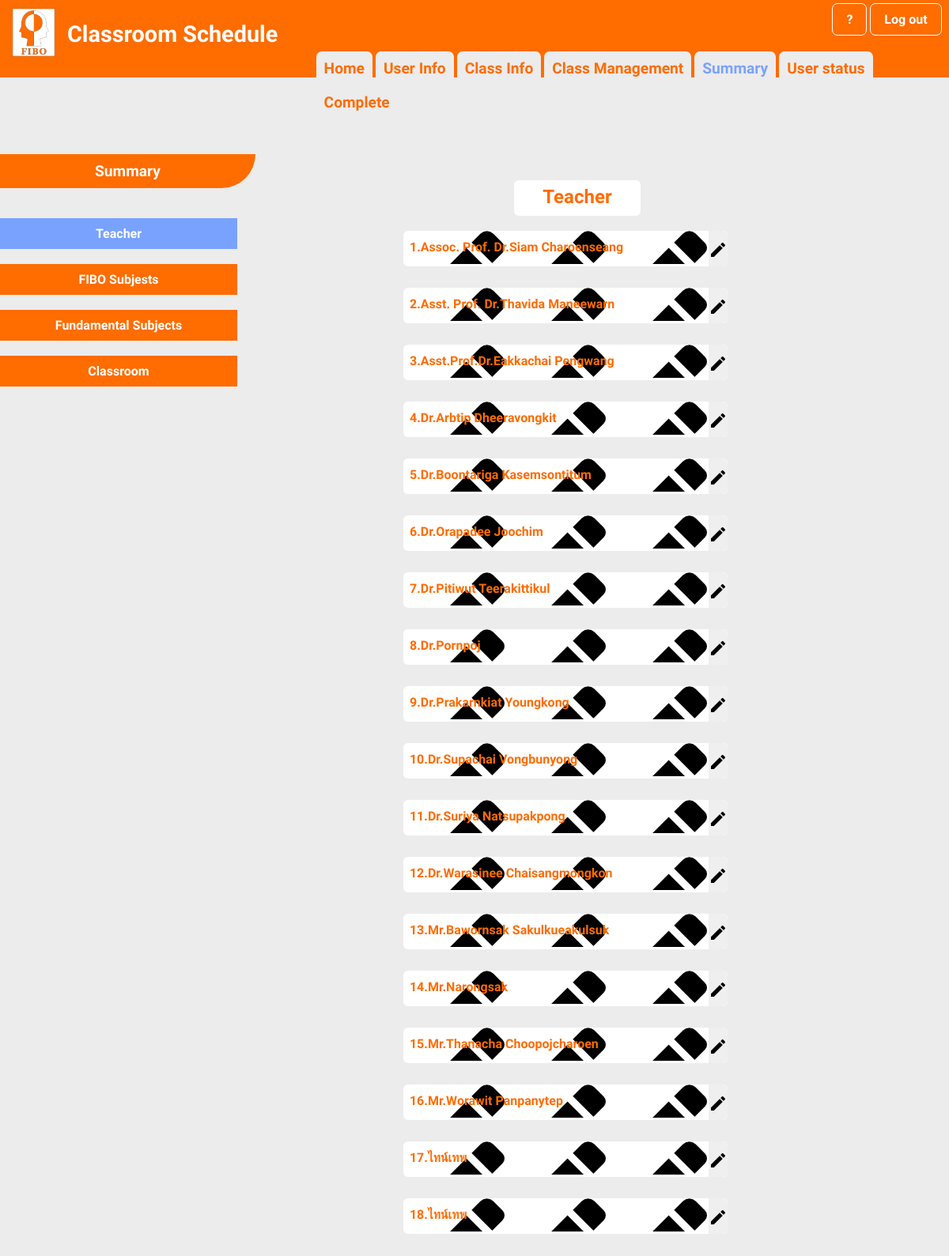
The app's page /admin5.php with its own data.
### tables this page shows
CREATE TABLE `table_account` (
  `No` int(3) NOT NULL,
  `teacher_name` varchar(100) NOT NULL,
  `teacher_email` varchar(100) NOT NULL,
  `teacher_password` varchar(100) NOT NULL DEFAULT '1234',
  `teacher_status` varchar(100) NOT NULL DEFAULT 'T'
);

### admin5.php (the view, shortened to what this page needs)
<?php
      require 'dbconfig/config.php';
?>
<!DOCTYPE html>
<html lang="en">
  <head>
    <link rel="stylesheet" type="text/css" href="css/admin5.css">
    <link rel="stylesheet" type="text/css" href="css/admin5-1.css">
    <link rel="stylesheet" type="text/css" href="css/admin5-2.css">
  </head>
  <body>
    <header>
        <img src="images/FIBO_logo.jpg" width="55" height="62" style="margin-top: 10px; margin-left: 10px">
        <div style="font-size: 1.8em; margin-top: -50px; margin-left: 80px">
        <b>Classroom Schedule</b>
        </div><br><br>
        </header>
        <div style="margin-top: -94px; margin-left:87.7%">
        <a href="index.php" class="btn"><b>?</b></a>
        <a href="index.php" class="btn"><b>Log out</b></a>
    </div>
    <div style="margin-top: 20px; margin-left:33.3%">
        <a href="admin1.php" class="btn1"><b>Home</b></a>
        <a href="admin2.php" class="btn1"><b>User Info</b></a>
        <a href="admin3.php" class="btn1"><b>Class Info</b></a>
        <a href="admin4.php" class="btn1"><b>Class Management</b></a>
        <a href="admin5.php" class="btn1" style=" color: #79a2ff"><b>Summary</b></a>
        <a href="admin6.php" class="btn1"><b>User status</b></a>
        <a href="admin7.php" class="btn1"><b>Complete</b></a>
    </div>
        <div style="margin-top:25px;">
            <br><b class="topics">Summary</b><br><br><br>
            <a href="admin5.php" class="btn2"style="background-color:#79a2ff"><b>Teacher</b></a><br><br>
            <a href="admin5-1.php" class="btn2"><b>FIBO Subjests</b></a><br><br>
            <a href="admin5-2.php" class="btn2"><b>Fundamental Subjects</b></a><br><br>
            <a href="admin5-3.php" class="btn2"><b>Classroom</b></a><br><br>
        </div>
        <div style="margin-top: -280px; margin-left:650px">
            <p class='headteacher'><b>Teacher</b></p><br><br>
        </div>
        <div style="margin-top: 0px; margin-left:60px">
        <?php
                $allsubject = "SELECT * FROM table_account WHERE teacher_status='T'";
                $smyData2 = mysqli_query($con, $allsubject);
                $x=1;
                while($row = mysqli_fetch_array($smyData2)){
                    echo "<div style='margin-top:0px; margin-left:450px'class='statuskru2'>";
                    echo "<p class='edit'>&nbsp&nbsp<b>".$x.".".$row["teacher_name"]."
                    <button class='editbutton'><i class='material-icons'>mode_edit</i></button></b></p><br>";
                    $x++;
                    echo "</div>";
                }
            ?>
        </div>
  </body>
</html>

### css/admin5.css (style rules this page uses)
* { margin: 0; padding: 0; }
.btn { display: inline-block; border:1.5px solid white; padding: 10px 17px; background-color: #ff6c00; text-decoration: none; font-family: 'Work Sans', sans-serif; font-size: 1em; color: #ffffff ; border-radius:7px; transition: 0.1s; }
.btn1 { display: inline-block; border: 0px solid #ff6c00; padding: 10px 10px; background-color: #ececec; text-decoration: none; font-family: 'Work Sans', sans-serif; font-size: 1.2em; color: #ff6c00 ; border-radius: 7px; transition: 0.1s; }
.btn2 { display: inline-block; border: 0px solid #ff6c00; padding: 10px; background-color: #ff6c00; text-decoration: none; font-family: 'Work Sans', sans-serif; font-size: 1em; color: #ffffff ; border-radius: 0px; transition: 0.1s; width:280px; text-align:center; cursor: pointer; }
.topics { display: inline-block; border: 0px solid #ff6c00; padding: 10px 120px; background-color: #ff6c00; text-decoration: none; font-family: 'Work Sans', sans-serif; font-size: 1.2em; color: #ffffff ; border-bottom-right-radius: 50px; transition: 0.1s; }
.statuskru2 { width:410px; height:45px; border:0px; display:inline-block; background:#ffffff; font-size:1em; color:#ff6c00; text-align: left; border-radius:6px; line-height: 42px; font-family: 'Work Sans', sans-serif; box-sizing: border-box 0px; }
.headteacher { width:160px; height:45px; border:0px; display:inline-block; background:#ffffff; font-size:1.5em; color:#ff6c00; text-align:center; border-radius:6px; line-height: 42px; font-family: 'Work Sans', sans-serif; box-sizing: border-box 0px; }
.edit { background:url("../image/edit.png"); }
.editbutton { font-size:40px; border:1px; border-radius:0px 7px 7px 0px; float:right; }

### css/admin5-2.css (style rules this page uses)
* { margin: 0; padding: 0; }
body { background-color: #f0f0f0; font-family:'Work Sans', sans-serif; }

### admin5.php (style rules this page uses)
body { background-color: #ececec; color: #ff6c00 ; font-family: 'Work Sans', sans-serif; font-size: 1em; text-align: left; }
header { background: #ff6c00 none repeat-x 0 0; color: #FFFFFF; margin-top: 0px; padding: 0 5px; text-align: left; }

### records on screen
table_account: teacher_name "Assoc. Prof. Dr.Siam Charoenseang"
table_account: teacher_name "Asst. Prof. Dr.Thavida Maneewarn"
table_account: teacher_name "Asst.Prof.Dr.Eakkachai Pengwang"
table_account: teacher_name "Dr.Arbtip Dheeravongkit"
table_account: teacher_name "Dr.Boontariga Kasemsontitum"
table_account: teacher_name "Dr.Orapadee Joochim"
table_account: teacher_name "Dr.Pitiwut Teerakittikul"
table_account: teacher_name "Dr.Pornpoj"
table_account: teacher_name "Dr.Prakarnkiat Youngkong"
table_account: teacher_name "Dr.Supachai Vongbunyong"
table_account: teacher_name "Dr.Suriya Natsupakpong"
table_account: teacher_name "Dr.Warasinee Chaisangmongkon"
table_account: teacher_name "Mr.Bawornsak Sakulkueakulsuk"
table_account: teacher_name "Mr.Narongsak"
table_account: teacher_name "Mr.Thanacha Choopojcharoen"
table_account: teacher_name "Mr.Worawit Panpanytep"
table_account: teacher_name "ไทน์เทพ"
table_account: teacher_name "ไทน์เทพ"
